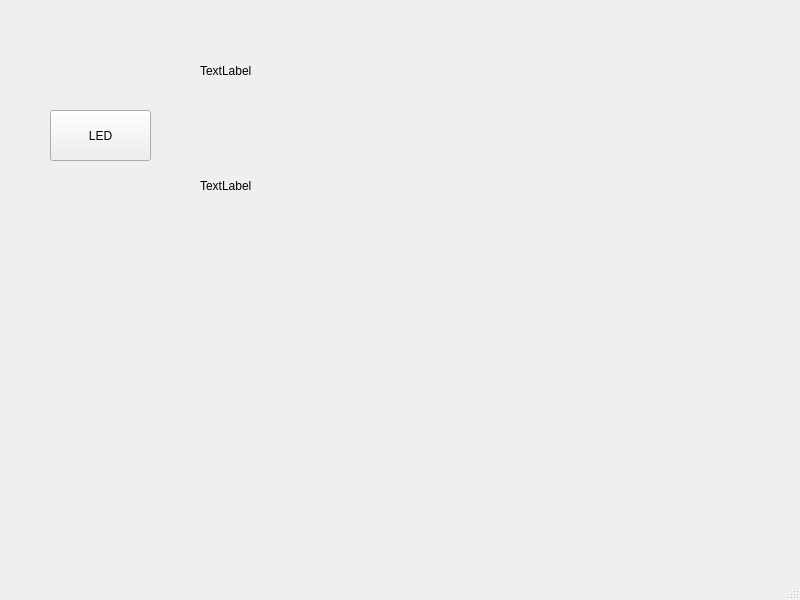
<?xml version="1.0" encoding="UTF-8"?>
<ui version="4.0">
 <class>MainWindow</class>
 <widget class="QMainWindow" name="MainWindow">
  <property name="geometry">
   <rect>
    <x>0</x>
    <y>0</y>
    <width>800</width>
    <height>600</height>
   </rect>
  </property>
  <property name="windowTitle">
   <string>MainWindow</string>
  </property>
  <widget class="QWidget" name="centralwidget">
   <widget class="QPushButton" name="pushButton">
    <property name="geometry">
     <rect>
      <x>50</x>
      <y>110</y>
      <width>101</width>
      <height>51</height>
     </rect>
    </property>
    <property name="text">
     <string>LED</string>
    </property>
   </widget>
   <widget class="QLabel" name="label">
    <property name="geometry">
     <rect>
      <x>200</x>
      <y>30</y>
      <width>131</width>
      <height>81</height>
     </rect>
    </property>
    <property name="text">
     <string>TextLabel</string>
    </property>
   </widget>
   <widget class="QLabel" name="label_2">
    <property name="geometry">
     <rect>
      <x>200</x>
      <y>150</y>
      <width>151</width>
      <height>71</height>
     </rect>
    </property>
    <property name="text">
     <string>TextLabel</string>
    </property>
   </widget>
  </widget>
  <widget class="QMenuBar" name="menubar">
   <property name="geometry">
    <rect>
     <x>0</x>
     <y>0</y>
     <width>800</width>
     <height>22</height>
    </rect>
   </property>
  </widget>
  <widget class="QStatusBar" name="statusbar"/>
 </widget>
 <resources/>
 <connections/>
</ui>
